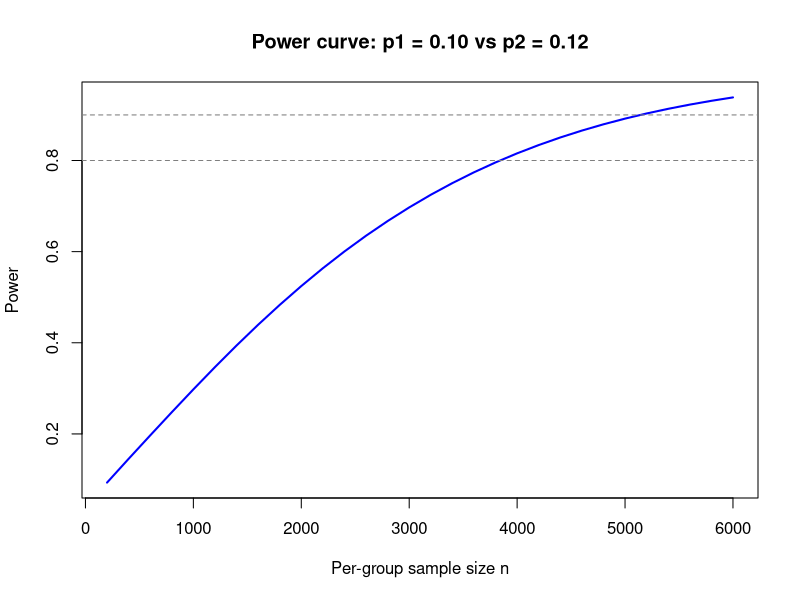

The R script that drew this image:
## ---- chunk 1
(4.5-5.6)-1.96*sqrt(2.1^2/80000+2.5^2/20000) #-1.14
(4.5-5.6)+1.96*sqrt(2.1^2/80000+2.5^2/20000) #-1.06
## ---- chunk 2
pnorm(5,mean=4.5,sd=2.1) #0.594
## ---- chunk 3
qnorm(0.995) #2.58.
## ---- chunk 4
SP.Index = c(-37,26.6,15.1,2.1,16,32.3,13.6,1.4)
Hedge.Funds = c(-23.9,15.9,8.5,-1.9,6.5,11.8,5.6,1.7)
SP.Index = SP.Index/100
Hedge.Funds = Hedge.Funds/100
mean(SP.Index-Hedge.Funds)
sd(SP.Index-Hedge.Funds)
## ---- chunk 5
2*pt(1.6755,df=7,lower.tail = FALSE) #0.1377437
## ---- chunk 6
t.test(SP.Index,Hedge.Funds,paired = TRUE)
## ---- chunk 7
m1 = mean(SP.Index)
s1 = sd(SP.Index)
m2 = mean(Hedge.Funds)
s2 = sd(Hedge.Funds)
N = 1000 
cum1 = NULL # cumulative return of SP.Index
cum2 = NULL # cumulative return of Hedge.Funds
set.seed(410)
for (i in 1:N)
{ 
  # simulate returns in 2016 and 2017
  return1 = c(0.657, rnorm(n=2, mean = m1, sd = s1)) 
  # compute the cumulative return
  cum1 = c(cum1, cumprod(1+return1)) 
  
  return2 = c(0.219, rnorm(n=2, mean = m2, sd = s2))
  cum2 = c(cum2, cumprod(1+return2))
}

# compute the prob. of Buffett winning
mean(cum1>cum2) #0.9296667
## ---- chunk 8
sqrt(1 + (200 - 1) * 0.15)
## ---- chunk 9
p1 <- 0.10; p2 <- 0.12
n_seq <- seq(200, 6000, by = 200)
power_seq <- sapply(n_seq, function(n) power.prop.test(n, p1, p2)$power)
plot(n_seq, power_seq, type = "l", lwd = 2, col = "blue",
     xlab = "Per-group sample size n", ylab = "Power",
     main = "Power curve: p1 = 0.10 vs p2 = 0.12")
abline(h = c(0.8, 0.9), lty = 2, col = "gray50")
## ---- chunk 10
n80 <- power.prop.test(p1 = p1, p2 = p2, power = 0.80)$n
n90 <- power.prop.test(p1 = p1, p2 = p2, power = 0.90)$n
ceiling(c(n80 = n80, n90 = n90))
## ---- chunk 11
set.seed(42)
n_mc <- ceiling(n80)
reject <- replicate(5000, {
  x1 <- rbinom(1, n_mc, p1); x2 <- rbinom(1, n_mc, p2)
  prop.test(c(x1, x2), c(n_mc, n_mc))$p.value < 0.05
})
mean(reject)
## ---- chunk 12
n_half <- power.prop.test(p1 = p1, p2 = 0.11, power = 0.80)$n
n_alpha01 <- power.prop.test(p1 = p1, p2 = p2, power = 0.80, sig.level = 0.01)$n
ceiling(c(n_full_effect = n80, n_half_effect = n_half, n_alpha_0.01 = n_alpha01))
## ---- chunk 13
set.seed(2024)
alpha <- 0.05

m_seq <- c(1, 5, 10, 20, 50, 100)
fwer_uncorrected <- sapply(m_seq, function(m)
  mean(replicate(2000, any(runif(m) < alpha))))
names(fwer_uncorrected) <- m_seq

fwer_theory <- 1 - (1 - alpha)^m_seq
names(fwer_theory) <- m_seq

rbind(simulated = round(fwer_uncorrected, 3),
      theoretical = round(fwer_theory, 3))
## ---- chunk 14
m <- 50; n_null <- 40; n_alt <- 10; mu_alt <- 1.5; n_rep <- 5000
is_null <- c(rep(TRUE, n_null), rep(FALSE, n_alt))

evaluate <- function(reject) c(
  fwer  = any(reject & is_null),
  fdp   = ifelse(sum(reject) == 0, 0, sum(reject & is_null) / sum(reject)),
  power = sum(reject & !is_null) / n_alt)

out <- replicate(n_rep, {
  z <- c(rnorm(n_null), rnorm(n_alt, mean = mu_alt))
  p <- 2 * pnorm(-abs(z))
  rbind(naive = evaluate(p < alpha),
        bonferroni = evaluate(p < alpha / m),
        bh = evaluate(p.adjust(p, method = "BH") < alpha))
})

round(apply(out, c(1, 2), mean), 3)
round(n_null / m * alpha, 3)  # BH's theoretical FDR bound, T0/m * alpha
## ---- chunk 15
set.seed(20)
n_clusters <- 8; m <- 40                          # 8 clusters, 40 sessions each
CDN <- rep(c("standard", "enhanced"), each = 4)    # whole-plot factor (cluster level)
sigma_c <- sqrt(0.15); sigma_e <- sqrt(0.85)       # ICC = 0.15
cluster_re <- rnorm(n_clusters, 0, sigma_c)        # whole-plot random effect

d <- do.call(rbind, lapply(1:n_clusters, function(j) {
  algo <- rep(c("algo1", "algo2"), each = m / 2)   # subplot factor (session level)
  y <- 30 + 0.5 * (algo == "algo2") +              # true algorithm lift, no CDN effect
       cluster_re[j] + rnorm(m, 0, sigma_e)
  data.frame(cluster = factor(j), CDN = CDN[j], algo = algo, y = y)
}))
d$CDN  <- factor(d$CDN,  levels = c("standard", "enhanced"))
d$algo <- factor(d$algo, levels = c("algo1", "algo2"))

summary(aov(y ~ CDN * algo + Error(cluster), data = d))
## ---- chunk 16
summary(aov(y ~ CDN * algo, data = d))
